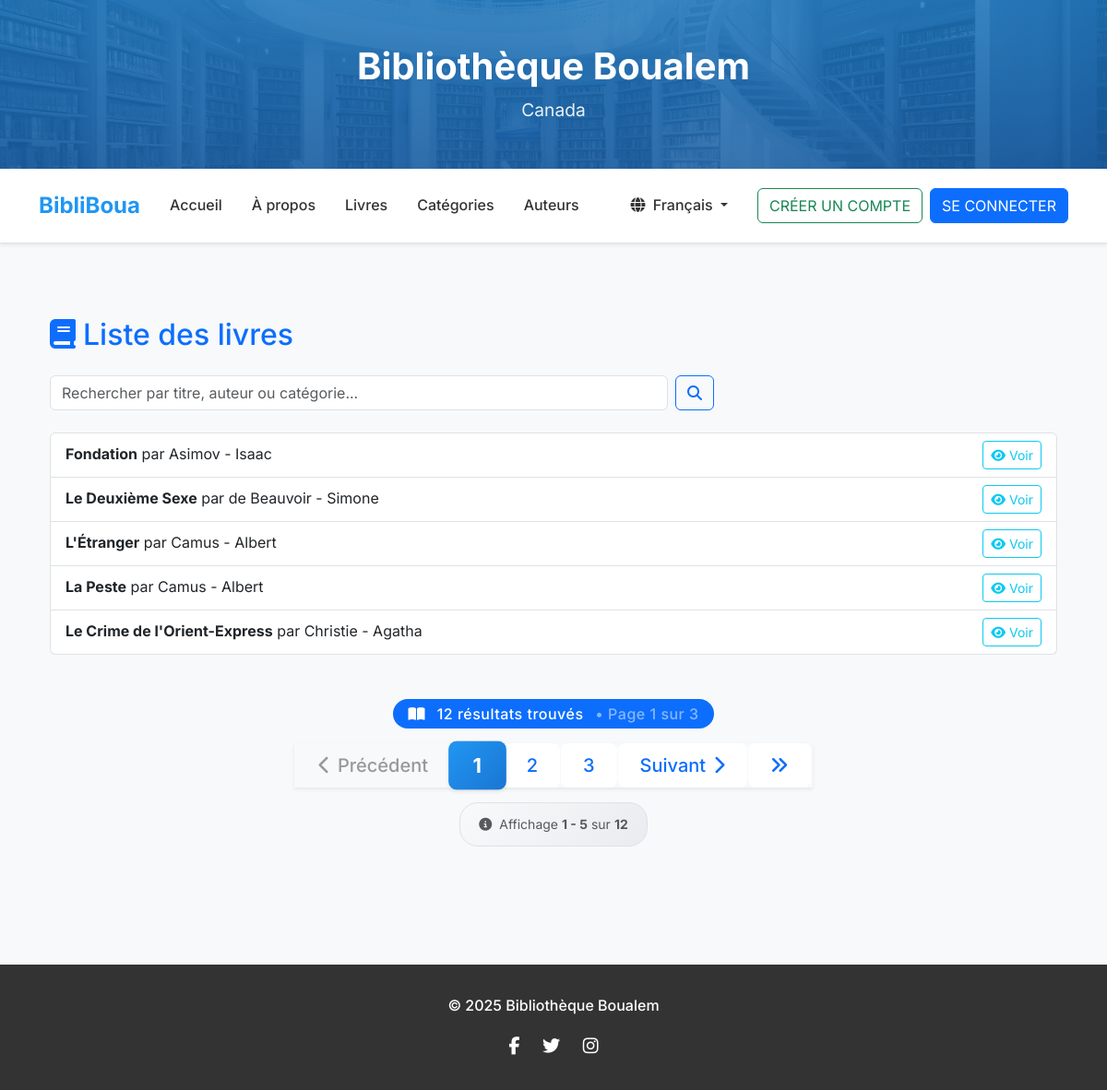
The app's page /fr/books/, older data.
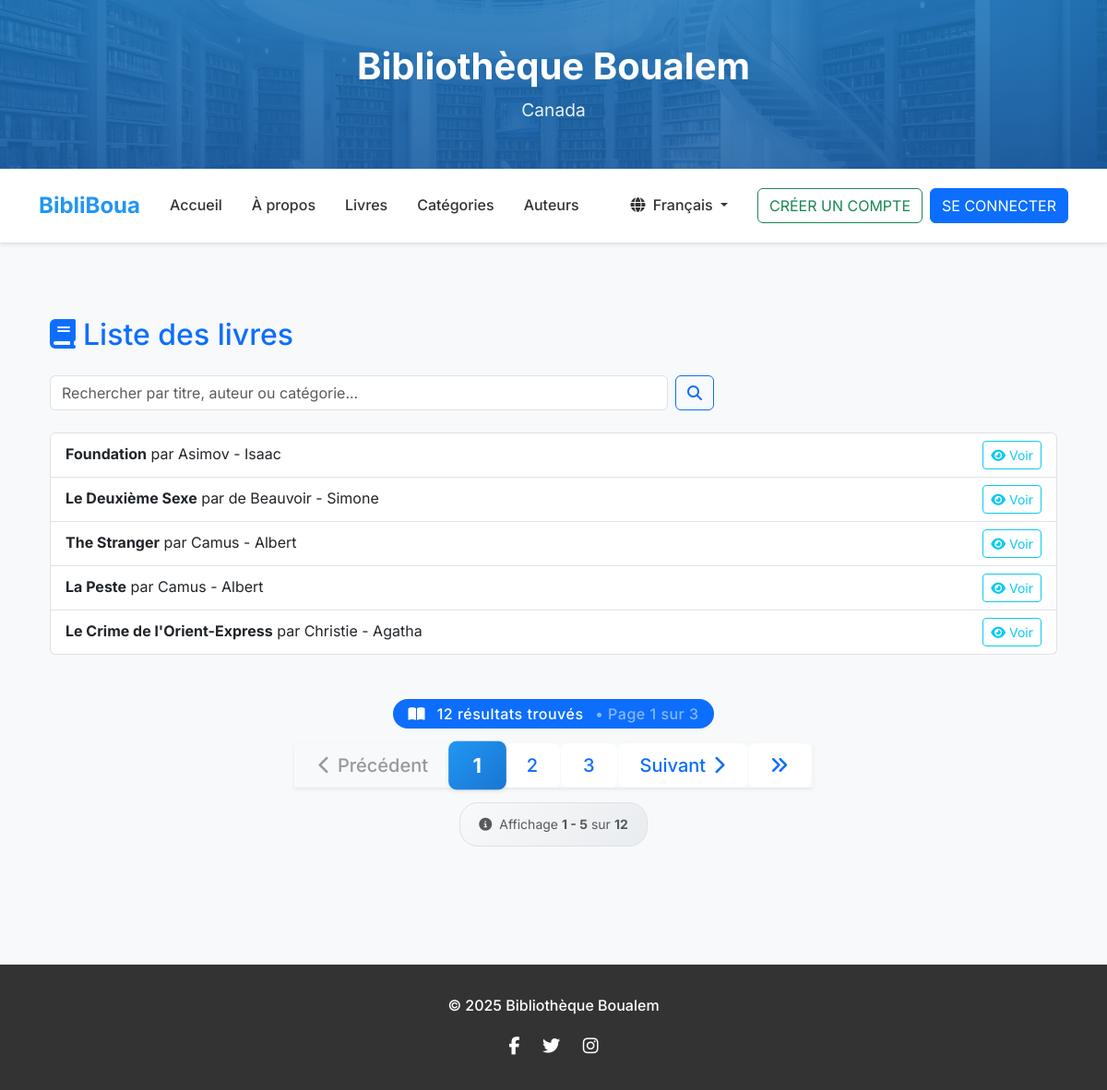
The same page, newer data.
### app/models.py (models this page shows, shortened)
class Book(models.Model):
  code = models.CharField(max_length=15, unique=True, verbose_name="Code du livre")
  title = models.CharField(max_length=50, verbose_name="Titre du livre")
  price = models.DecimalField(max_digits=6, decimal_places=2, validators=[MinValueValidator(1)], verbose_name="Prix du livre")
  summary = models.CharField(max_length=200, verbose_name="Résumé du livre",blank=True)
  date = models.DateField(verbose_name = "Date de publication",validators=[validate_not_future])
  edition = models.CharField(verbose_name = "Edition du livre")
  category = models.ForeignKey(Category, verbose_name="Catégorie", related_name='books', on_delete=models.CASCADE)
  author = models.ForeignKey(Author, verbose_name="Auteurs", related_name='books', on_delete=models.CASCADE)
  image = models.ImageField(default="", upload_to='books/', verbose_name="Image")
  class Meta:
    ordering = ('code', 'title', )
    verbose_name = "book"
    verbose_name_plural = "books"

class Author(models.Model):
  first_name = models.CharField(max_length=50,verbose_name="Prénom")
  last_name= models.CharField(max_length=50,verbose_name="Nom de famille")
  birth_date= models.DateField(verbose_name="Date de naissance",validators=[validate_not_future])
  nationality= models.CharField(max_length=50,verbose_name="Nationnalité")
  def __str__(self):
     return '{} - {}'.format(self.last_name, self.first_name)
  class Meta:
    ordering = ('last_name', )
    verbose_name = "auteur"
    verbose_name_plural = "auteurs"

### app/views/book_views.py (the view, shortened to what this page needs)
# urls.py: path('books/', BookListView.as_view(), name="book_list"),
class BookListView(View):
    def get(self, request):
        books = Book.objects.all()
        search_query = request.GET.get('search', '').strip()
        paginator = Paginator(books, 5)
        page_number = request.GET.get('page') or 1
        context = {
            'range_pages': range(1, paginator.num_pages + 1),
            'page_books': paginator.get_page(page_number),
            'search_query': search_query,
        }
        return render(request, 'app/book/book_list.html', context)

### app/context_processors.py (called while the page is built)
def categories_processor(request):
  return { "all_categories": Category.objects.all() }

### app/templates/app/book/book_list.html (shortened to what this page needs)
{% extends 'base.html' %}
{% load i18n %}
{% block content %}
{% load static %}
<div class="container my-5">
    <h2 class="mb-4 text-primary"><i class="fas fa-book me-2"></i>{% trans "Liste des livres" %}</h2>
    <div class="row mb-4">
        <div class="col-md-8">
            <form method="GET" class="d-flex">
                <input
                    type="text"
                    name="search"
                    class="form-control me-2"
                    placeholder="{% trans 'Rechercher par titre, auteur ou catégorie...' %}"
                    value="{{ search_query }}"
                >
                <button type="submit" class="btn btn-outline-primary">
                    <i class="fas fa-search"></i>
                </button>
            </form>
        </div>
        <div class="col-md-4 text-end">
        </div>
    </div>
    <ul class="list-group">
        {% for book in page_books %}
        <li class="list-group-item d-flex justify-content-between align-items-center">
            <div>
                <strong>{{ book.title }}</strong>{% trans " par " %}{{ book.author }}
            </div>
            <div class="btn-group" role="group">
                <a href="{% url 'book_details' book.id %}" class="btn btn-outline-info btn-sm">
                    <i class="fas fa-eye me-1"></i>{% trans "Voir" %}
                </a>
            </div>
        </li>
        {% empty %}
        <li class="list-group-item text-muted">{% trans "Aucun livre disponible." %}</li>
        {% endfor %}
    </ul>
    {% include 'app/includes/pagination_section.html' with page_items=page_books %}
</div>
{% endblock %}

### templates/base.html (shortened to what this page needs)
{% load static %}
{% load i18n %}
<!DOCTYPE html>
<html lang="{{ LANGUAGE_CODE }}">
<head>
  <link href="https://cdn.jsdelivr.net/npm/bootstrap@5.3.2/dist/css/bootstrap.min.css" rel="stylesheet">
  <link href="https://cdnjs.cloudflare.com/ajax/libs/font-awesome/6.5.1/css/all.min.css" rel="stylesheet">
  <link href="{% static 'css/styles.css' %}" rel="stylesheet">
  <link href="{% static 'css/base.css' %}" rel="stylesheet">
</head>
<body>
  <header>
    <div class="container">
      <h1>{% trans "Bibliothèque Boualem" %}</h1>
      <p>{% trans "Canada" %}</p>
    </div>
  </header>
  <nav class="navbar navbar-expand-lg bg-white shadow-sm">
    <div class="container">
      <a class="navbar-brand fw-bold" href="{% url 'index' %}">BibliBoua</a>
      <div class="collapse navbar-collapse" id="navbarNav">
        <ul class="navbar-nav me-auto">
          <li class="nav-item"><a class="nav-link" href="{% url 'index' %}">{% trans "Accueil" %}</a></li>
          <li class="nav-item"><a class="nav-link" href="{% url 'about' %}">{% trans "À propos" %}</a></li>
          <li class="nav-item"><a class="nav-link" href="{% url 'book_list' %}">{% trans "Livres" %}</a></li>
          <li class="nav-item"><a class="nav-link" href="{% url 'cat_list' %}">{% trans "Catégories" %}</a></li>
          <li class="nav-item"><a class="nav-link" href="{% url 'author_list' %}">{% trans "Auteurs" %}</a></li>
        </ul>
        <div class="navbar-nav me-3">
          <div class="nav-item dropdown">
            <a class="nav-link dropdown-toggle" href="#" role="button" data-bs-toggle="dropdown">
              <i class="fas fa-globe me-1"></i>
              {% if LANGUAGE_CODE == 'fr' %}Français{% else %}English{% endif %}
            </a>
          </div>
        </div>
        <div class="navbar-nav">
          {% if user.is_authenticated %}
            <a href="{% url 'user_edit' %}" class="btn btn-outline-primary me-2">{% trans "PROFIL" %}</a>
            <a href="{% url 'logout' %}" class="btn btn-outline-danger">{% trans "SE DÉCONNECTER" %}</a>
          {% else %}
            <a href="{% url 'user_create' %}" class="btn btn-outline-success me-2">{% trans "CRÉER UN COMPTE" %}</a>
            <a href="{% url 'login' %}" class="btn btn-primary">{% trans "SE CONNECTER" %}</a>
          {% endif %}
      </div>
    </div>
  </nav>
  <main>
    <div class="container">
      <div class="row">
        <div class="col-12">
          {% block content %}{% endblock %}
        </div>
      </div>
    </div>
  </main>
  <footer>
    <div class="container">
      <p>&copy; 2025 {% trans "Bibliothèque Boualem" %}</p>
      <div>
        <a href="#"><i class="fab fa-facebook-f"></i></a>
        <a href="#"><i class="fab fa-twitter"></i></a>
        <a href="#"><i class="fab fa-instagram"></i></a>
      </div>
    </div>
  </footer>
</body>
</html>

### app/templates/app/includes/pagination_section.html (shortened to what this page needs)
{% load i18n %}
{% if range_pages and range_pages.stop > 2 %}
<div class="d-flex flex-column align-items-center mt-5 mb-4">
  <div class="pagination-info mb-3">
    <span class="badge bg-primary fs-6 px-3 py-2">
      <i class="fas fa-book-open me-2"></i>
      {% with count=page_items.paginator.count %}
      {{ count }} {% trans "résultat" %}{{ count|pluralize }} {% trans "trouvé" %}{{ count|pluralize }}
      {% endwith %}
      {% if page_items.paginator.num_pages > 1 %}
      <span class="ms-2 text-white-50">
        • {% trans "Page" %} {{ page_items.number }} {% trans "sur" %} {{ page_items.paginator.num_pages }}
      </span>
      {% endif %}
    </span>
  </div>
  <nav aria-label="{% trans 'Navigation des pages' %}" class="pagination-nav">
    <ul class="pagination pagination-lg shadow-sm border-0 mb-0">
      {% if page_items.has_previous %}
      <li class="page-item">
        <a href="?page={{ page_items.previous_page_number }}"
           class="page-link border-0 text-primary px-4"
           title="{% trans 'Page précédente' %}" data-bs-toggle="tooltip">
          <i class="fas fa-chevron-left me-2"></i>{% trans "Précédent" %}
        </a>
      </li>
      {% else %}
      <li class="page-item disabled">
        <span class="page-link border-0 bg-light text-muted px-4">
          <i class="fas fa-chevron-left me-2"></i>{% trans "Précédent" %}
        </span>
      </li>
      {% endif %}
      {% for i in range_pages %}
        {% if page_items.number == i %}
        <li class="page-item active">
          <span class="page-link bg-primary border-primary shadow-sm">
            <strong>{{ i }}</strong>
          </span>
        </li>
        {% else %}
        <li class="page-item">
          <a class="page-link border-0 text-primary hover-bg-light"
             href="?page={{ i }}"
             title="{% trans 'Aller à la page' %} {{ i }}"
             data-bs-toggle="tooltip">
            {{ i }}
          </a>
        </li>
        {% endif %}
      {% endfor %}
      {% if page_items.has_next %}
      <li class="page-item">
        <a href="?page={{ page_items.next_page_number }}"
           class="page-link border-0 text-primary px-4"
           title="{% trans 'Page suivante' %}" data-bs-toggle="tooltip">
          {% trans "Suivant" %}<i class="fas fa-chevron-right ms-2"></i>
        </a>
      </li>
      {% else %}
      <li class="page-item disabled">
        <span class="page-link border-0 bg-light text-muted px-4">
          {% trans "Suivant" %}<i class="fas fa-chevron-right ms-2"></i>
        </span>
      </li>
      {% endif %}
      {% if page_items.has_next and page_items.number < page_items.paginator.num_pages|add:"-1" %}
      <li class="page-item">
        <a href="?page={{ page_items.paginator.num_pages }}"
           class="page-link border-0 text-primary"
           title="{% trans 'Dernière page' %}" data-bs-toggle="tooltip">
          <i class="fas fa-angle-double-right"></i>
        </a>
      </li>
      {% endif %}
    </ul>
  </nav>
  {% if page_items.paginator.num_pages > 1 %}
  <div class="pagination-details mt-3">
    <small class="text-muted d-flex align-items-center">
      <i class="fas fa-info-circle me-2"></i>
      {% trans "Affichage" %}
      <strong class="mx-1">{{ page_items.start_index }} - {{ page_items.end_index }}</strong>
      {% trans "sur" %}
      <strong class="ms-1">{{ page_items.paginator.count }}</strong>
    </small>
  </div>
  {% endif %}
</div>
{% endif %}

### static/css/styles.css (style rules this page uses)
:root { --primary-color: #2196f3; --primary-dark: #1976d2; --secondary-color: #4caf50; --text-dark: #333; --text-muted: #666; --text-light: #777; --background-light: #f8f9fa; --shadow-light: 0 2px 10px rgba(0,0,0,0.1); --shadow-medium: 0 5px 20px rgba(0,0,0,0.15); --border-radius: 8px; --border-radius-large: 15px; }
body { font-family: 'Inter', sans-serif; background-color: var(--background-light); line-height: 1.6; color: var(--text-dark); }
footer { background-color: #1e1e2f; color: #95a5a6; padding: 1rem 0; text-align: center; }
.navbar-nav .dropdown { position: relative; z-index: 1000; }

### static/css/base.css (style rules this page uses)
body { font-family: 'Inter', sans-serif; background-color: var(--background-light); margin: 0; color: var(--text-dark); }
header { position: relative; background: linear-gradient(rgba(33, 150, 243, 0.8), rgba(25, 118, 210, 0.8)), url("../img/bibliFutur1.jpg") no-repeat center center/cover; color: #fff; padding: 3rem 0; text-align: center; }
header::before { content: ''; position: absolute; top: 0; left: 0; right: 0; bottom: 0; background: rgba(0, 0, 0, 0.2); }
header .container { position: relative; z-index: 2; }
header h1 { font-size: 2.5rem; font-weight: 700; margin-bottom: 0.5rem; }
header p { font-size: 1.2rem; margin-bottom: 0; opacity: 0.9; }
.navbar { background: rgba(255, 255, 255, 0.95); backdrop-filter: blur(10px); border-bottom: 1px solid #dee2e6; padding: 1rem 0; }
.navbar-brand { font-weight: 700; font-size: 1.5rem; color: var(--primary-color) !important; }
.nav-link { color: var(--text-dark) !important; font-weight: 500; transition: color 0.3s ease; padding: 0.5rem 1rem !important; }
main { min-height: calc(100vh - 200px); padding: 2rem 0; }
footer { background: var(--text-dark); color: white; text-align: center; padding: 2rem 0; margin-top: 3rem; }
footer p { margin-bottom: 1rem; font-weight: 500; }
footer a { color: white; margin: 0 10px; font-size: 1.2rem; transition: color 0.3s ease; text-decoration: none; }

### app/templates/app/includes/pagination_section.html (style rules this page uses)
.pagination-nav .page-link { transition: all 0.3s ease; font-weight: 500; min-width: 48px; height: 48px; display: flex; align-items: center; justify-content: center; margin: 0 2px; border-radius: 8px !important; }
.pagination-nav .page-item.active .page-link { background: linear-gradient(135deg, #2196f3, #1976d2); border: none; box-shadow: 0 4px 12px rgba(33, 150, 243, 0.4); transform: scale(1.1); }
.pagination-nav .page-item.disabled .page-link { background-color: #f8f9fa; border: none; opacity: 0.6; }
.pagination-info .badge { border-radius: 25px; font-weight: 500; letter-spacing: 0.5px; }
.pagination-details { padding: 12px 20px; background: linear-gradient(135deg, #f8f9fa, #e9ecef); border-radius: 20px; border: 1px solid #dee2e6; }
.pagination-nav { animation: fadeInUp 0.5s ease-out; }

### templates/base.html (style rules this page uses)
.navbar { z-index: 1040 !important; position: relative !important; }

Row changes from the older to the newer data that the page shows:
removed Book: title "Fondation", author "Asimov - Isaac"
no longer on this page (row edited): Book: title "L'Étranger", author "Camus - Albert"
added Book: title "Foundation", author "Asimov - Isaac"
added Book: title "The Stranger", author "Camus - Albert"
